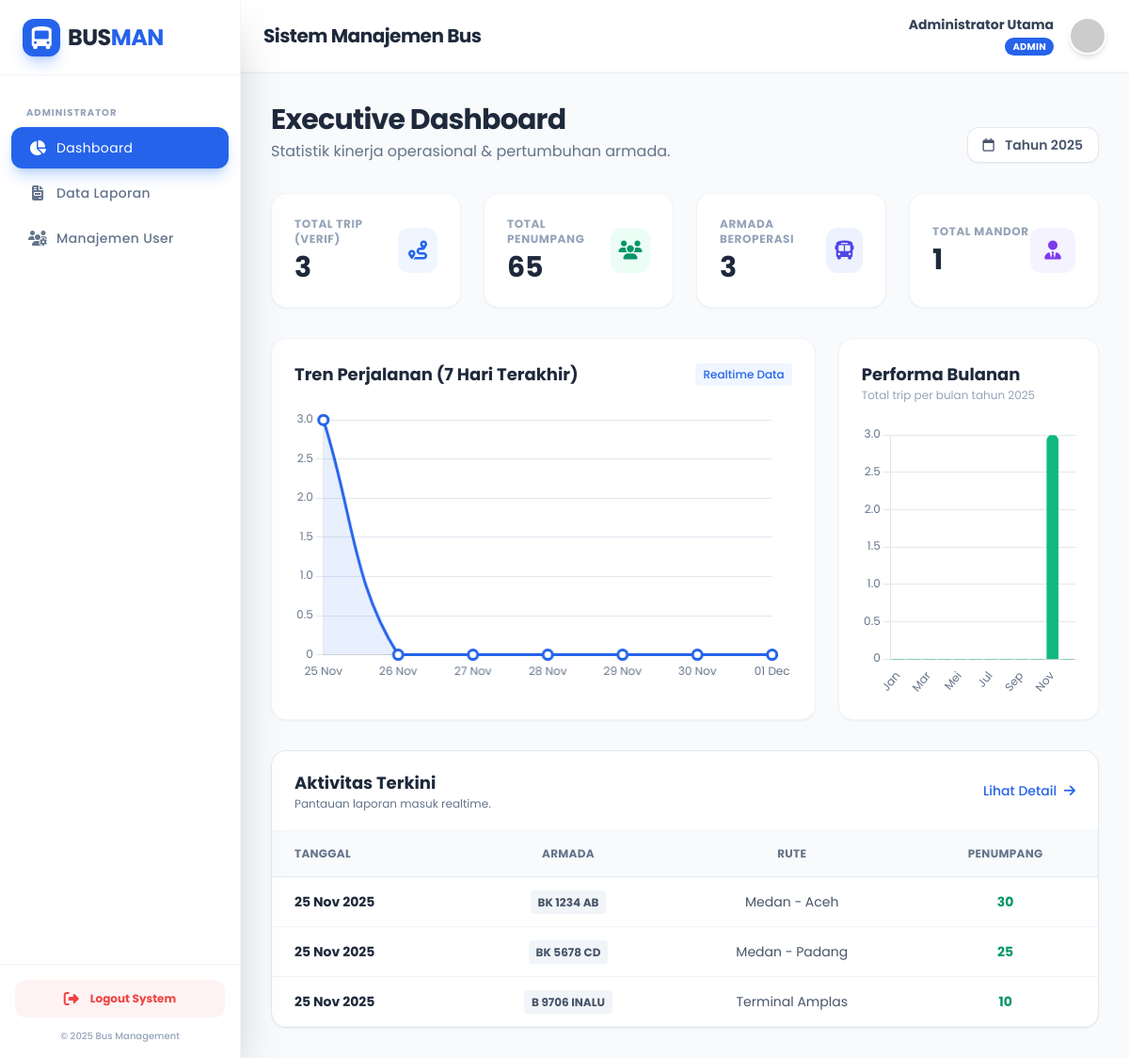
Page /direksi/dashboard.php (signed in) on the committed database.
### tables this page shows
CREATE TABLE `laporan_keberangkatan` (
  `id` int(11) NOT NULL,
  `user_id` int(11) NOT NULL,
  `tanggal_berangkat` date NOT NULL,
  `waktu_berangkat` time NOT NULL,
  `no_polisi` varchar(20) NOT NULL,
  `nama_driver` varchar(100) NOT NULL,
  `jumlah_penumpang` int(11) NOT NULL,
  `tujuan` varchar(100) NOT NULL,
  `foto_dokumentasi` varchar(255) DEFAULT NULL,
  `status` enum('pending','terverifikasi') DEFAULT 'pending',
  `created_at` timestamp NOT NULL DEFAULT current_timestamp()
);

### direksi/dashboard.php (the view, shortened to what this page needs)
<?php
include '../layouts/header.php';
include '../layouts/sidebar.php';
include '../layouts/topbar.php';
$d_trip = mysqli_fetch_assoc(mysqli_query($conn, "SELECT COUNT(*) as total FROM laporan_keberangkatan WHERE status='terverifikasi'"));
$d_pax  = mysqli_fetch_assoc(mysqli_query($conn, "SELECT SUM(jumlah_penumpang) as total FROM laporan_keberangkatan WHERE status='terverifikasi'"));
$d_bus  = mysqli_fetch_assoc(mysqli_query($conn, "SELECT COUNT(DISTINCT no_polisi) as total FROM laporan_keberangkatan WHERE status='terverifikasi'"));
$d_mandor = mysqli_fetch_assoc(mysqli_query($conn, "SELECT COUNT(*) as total FROM users WHERE role='mandor'"));
$labels_harian = [];
$data_harian   = [];
for ($i = 6; $i >= 0; $i--) {
    $tgl = date('Y-m-d', strtotime("-$i days"));
    $labels_harian[] = date('d M', strtotime($tgl));
    $sql_chart1 = mysqli_query($conn, "SELECT COUNT(*) as total FROM laporan_keberangkatan WHERE date(tanggal_berangkat) = '$tgl' AND status='terverifikasi'");
    $row_chart1 = mysqli_fetch_assoc($sql_chart1);
    $data_harian[] = $row_chart1['total'];
}
$labels_bulanan = ['Jan', 'Feb', 'Mar', 'Apr', 'Mei', 'Jun', 'Jul', 'Agu', 'Sep', 'Okt', 'Nov', 'Des'];
$data_bulanan_trip = array_fill(0, 12, 0);
$tahun_ini = date('Y');
$sql_chart2 = mysqli_query($conn, "SELECT MONTH(tanggal_berangkat) as bulan, COUNT(*) as total
                                   FROM laporan_keberangkatan
                                   WHERE YEAR(tanggal_berangkat) = '$tahun_ini' AND status='terverifikasi'
                                   GROUP BY bulan");
while($row = mysqli_fetch_assoc($sql_chart2)){
    $data_bulanan_trip[$row['bulan'] - 1] = $row['total'];
}
?>
<div class="mb-8 flex flex-col md:flex-row justify-between items-end gap-4">
    <div>
        <h3 class="text-3xl font-bold text-slate-800 tracking-tight">Executive Dashboard</h3>
        <p class="text-slate-500 mt-1">Statistik kinerja operasional & pertumbuhan armada.</p>
    </div>
    <div class="bg-white border border-slate-200 rounded-xl px-4 py-2 text-sm font-semibold text-slate-600 shadow-sm">
        <i class="fa-regular fa-calendar mr-2"></i> Tahun <?= date('Y') ?>
    </div>
</div>
<div class="grid grid-cols-1 md:grid-cols-2 lg:grid-cols-4 gap-6 mb-8">
    <div class="bg-white p-6 rounded-2xl shadow-sm border border-slate-100 flex items-center justify-between group hover:border-blue-200 transition">
        <div>
            <p class="text-xs font-bold text-slate-400 uppercase tracking-wider mb-1">Total Trip (Verif)</p>
            <h4 class="text-3xl font-bold text-slate-800"><?= number_format($d_trip['total']) ?></h4>
        </div>
        <div class="w-12 h-12 rounded-xl bg-blue-50 flex items-center justify-center text-blue-600 text-xl group-hover:scale-110 transition">
            <i class="fa-solid fa-route"></i>
        </div>
    </div>
    <div class="bg-white p-6 rounded-2xl shadow-sm border border-slate-100 flex items-center justify-between group hover:border-emerald-200 transition">
        <div>
            <p class="text-xs font-bold text-slate-400 uppercase tracking-wider mb-1">Total Penumpang</p>
            <h4 class="text-3xl font-bold text-slate-800"><?= number_format($d_pax['total']) ?></h4>
        </div>
        <div class="w-12 h-12 rounded-xl bg-emerald-50 flex items-center justify-center text-emerald-600 text-xl group-hover:scale-110 transition">
            <i class="fa-solid fa-users"></i>
        </div>
    </div>
    <div class="bg-white p-6 rounded-2xl shadow-sm border border-slate-100 flex items-center justify-between group hover:border-indigo-200 transition">
        <div>
            <p class="text-xs font-bold text-slate-400 uppercase tracking-wider mb-1">Armada Beroperasi</p>
            <h4 class="text-3xl font-bold text-slate-800"><?= number_format($d_bus['total']) ?></h4>
        </div>
        <div class="w-12 h-12 rounded-xl bg-indigo-50 flex items-center justify-center text-indigo-600 text-xl group-hover:scale-110 transition">
            <i class="fa-solid fa-bus"></i>
        </div>
    </div>
    <div class="bg-white p-6 rounded-2xl shadow-sm border border-slate-100 flex items-center justify-between group hover:border-violet-200 transition">
        <div>
            <p class="text-xs font-bold text-slate-400 uppercase tracking-wider mb-1">Total Mandor</p>
            <h4 class="text-3xl font-bold text-slate-800"><?= number_format($d_mandor['total']) ?></h4>
        </div>
        <div class="w-12 h-12 rounded-xl bg-violet-50 flex items-center justify-center text-violet-600 text-xl group-hover:scale-110 transition">
            <i class="fa-solid fa-user-tie"></i>
        </div>
    </div>
</div>
<div class="grid grid-cols-1 lg:grid-cols-3 gap-6 mb-8">
    <div class="lg:col-span-2 bg-white p-6 rounded-2xl shadow-sm border border-slate-100">
        <div class="flex justify-between items-center mb-6">
            <h4 class="text-lg font-bold text-slate-800">Tren Perjalanan (7 Hari Terakhir)</h4>
            <span class="text-xs font-medium text-blue-600 bg-blue-50 px-2 py-1 rounded">Realtime Data</span>
        </div>
        <div class="relative h-72">
            <canvas id="dailyChart"></canvas>
        </div>
    </div>
    <div class="bg-white p-6 rounded-2xl shadow-sm border border-slate-100">
        <div class="mb-6">
            <h4 class="text-lg font-bold text-slate-800">Performa Bulanan</h4>
            <p class="text-xs text-slate-400">Total trip per bulan tahun <?= date('Y') ?></p>
        </div>
        <div class="relative h-72">
            <canvas id="monthlyChart"></canvas>
        </div>
    </div>
</div>
<div class="bg-white border border-slate-200 rounded-2xl shadow-sm overflow-hidden">
    <div class="px-6 py-5 border-b border-slate-100 flex justify-between items-center bg-white">
        <div>
            <h4 class="text-lg font-bold text-slate-800">Aktivitas Terkini</h4>
            <p class="text-xs text-slate-500">Pantauan laporan masuk realtime.</p>
        </div>
        <a href="laporan.php" class="text-sm font-medium text-blue-600 hover:text-blue-800 transition">Lihat Detail <i class="fa-solid fa-arrow-right ml-1"></i></a>
    </div>
    <div class="overflow-x-auto">
        <table class="w-full text-left border-collapse">
            <thead>
                <tr class="bg-slate-50 text-slate-500 uppercase text-xs font-semibold tracking-wide border-b border-slate-200">
                    <th class="py-4 px-6">Tanggal</th>
                    <th class="py-4 px-6 text-center">Armada</th>
                    <th class="py-4 px-6 text-center">Rute</th>
                    <th class="py-4 px-6 text-center">Penumpang</th>
                </tr>
            </thead>
            <tbody class="text-slate-600 text-sm">
                <?php
                $q_rec = mysqli_query($conn, "SELECT * FROM laporan_keberangkatan WHERE status='terverifikasi' ORDER BY tanggal_berangkat DESC LIMIT 5");
                if (mysqli_num_rows($q_rec) > 0) {
                    while ($r = mysqli_fetch_assoc($q_rec)) : ?>
                    <tr class="border-b border-slate-100 hover:bg-slate-50">
                        <td class="py-4 px-6 font-bold text-slate-800">
                            <?= date('d M Y', strtotime($r['tanggal_berangkat'])) ?>
                        </td>
                        <td class="py-4 px-6 text-center">
                            <span class="bg-slate-100 text-slate-600 px-2 py-1 rounded text-xs font-bold"><?= $r['no_polisi'] ?></span>
                        </td>
                        <td class="py-4 px-6 text-center"><?= $r['tujuan'] ?></td>
                        <td class="py-4 px-6 text-center font-bold text-emerald-600"><?= $r['jumlah_penumpang'] ?></td>
                    </tr>
                <?php endwhile; } else { echo "<tr><td colspan='4' class='text-center py-6'>Belum ada data.</td></tr>"; } ?>
            </tbody>
        </table>
    </div>
</div>
<script>
    // Konfigurasi Font Global Chart.js agar sesuai Poppins
    Chart.defaults.font.family = "'Poppins', sans-serif";
    Chart.defaults.color = '#64748b';
    // 1. DATA CHART HARIAN
    const ctxDaily = document.getElementById('dailyChart').getContext('2d');
    new Chart(ctxDaily, {
        type: 'line', // Grafik Garis
        data: {
            labels: <?= json_encode($labels_harian) ?>, // Dari PHP
            datasets: [{
                label: 'Jumlah Perjalanan',
                data: <?= json_encode($data_harian) ?>, // Dari PHP
                borderColor: '#2563eb', // Blue-600
                backgroundColor: 'rgba(37, 99, 235, 0.1)', // Blue transparent
                borderWidth: 3,
                pointBackgroundColor: '#fff',
                pointBorderColor: '#2563eb',
                pointRadius: 5,
                fill: true,
                tension: 0.4 // Garis melengkung halus
            }]
        },
        options: {
            responsive: true,
            maintainAspectRatio: false,
            plugins: {
                legend: { display: false }
            },
            scales: {
                y: {
                    beginAtZero: true,
                    grid: { borderDash: [2, 4], color: '#e2e8f0' }
                },
                x: {
                    grid: { display: false }
                }
            }
        }
    });
    // 2. DATA CHART BULANAN
    const ctxMonthly = document.getElementById('monthlyChart').getContext('2d');
    new Chart(ctxMonthly, {
        type: 'bar', // Grafik Batang
        data: {
            labels: <?= json_encode($labels_bulanan) ?>,
            datasets: [{
                label: 'Total Trip',
                data: <?= json_encode($data_bulanan_trip) ?>,
                backgroundColor: '#10b981', // Emerald-500
                borderRadius: 6,
                barThickness: 12
            }]
        },
        options: {
            responsive: true,
            maintainAspectRatio: false,
            plugins: {
                legend: { display: false }
            },
            scales: {
                y: {
                    beginAtZero: true,
                    grid: { borderDash: [2, 4], color: '#e2e8f0' }
                },
                x: {
                    grid: { display: false }
                }
            }
        }
    });
</script>
<?php include '../layouts/footer.php'; ?>

### layouts/header.php (style rules this page uses)
body { font-family: 'Poppins', sans-serif; }

### rows in the picture
laporan_keberangkatan: tanggal_berangkat "25 Nov 2025", no_polisi "BK 1234 AB", tujuan "Medan - Aceh", jumlah_penumpang "30"
laporan_keberangkatan: tanggal_berangkat "25 Nov 2025", no_polisi "BK 5678 CD", tujuan "Medan - Padang", jumlah_penumpang "25"
laporan_keberangkatan: tanggal_berangkat "25 Nov 2025", no_polisi "B 9706 INALU", tujuan "Terminal Amplas", jumlah_penumpang "10"

### other values in the picture
$_SESSION['nama_lengkap'] "Administrator Utama"
$_SESSION['role'] "ADMIN"
$d_trip['total'] "3"
$d_pax['total'] "65"
$d_bus['total'] "3"
$d_mandor['total'] "1"
chart data {{ json_encode($data_harian) }} ["3","0","0","0","0","0","0"]
chart data {{ json_encode($data_bulanan_trip) }} [0,0,0,0,0,0,0,0,0,0,"3",0]
